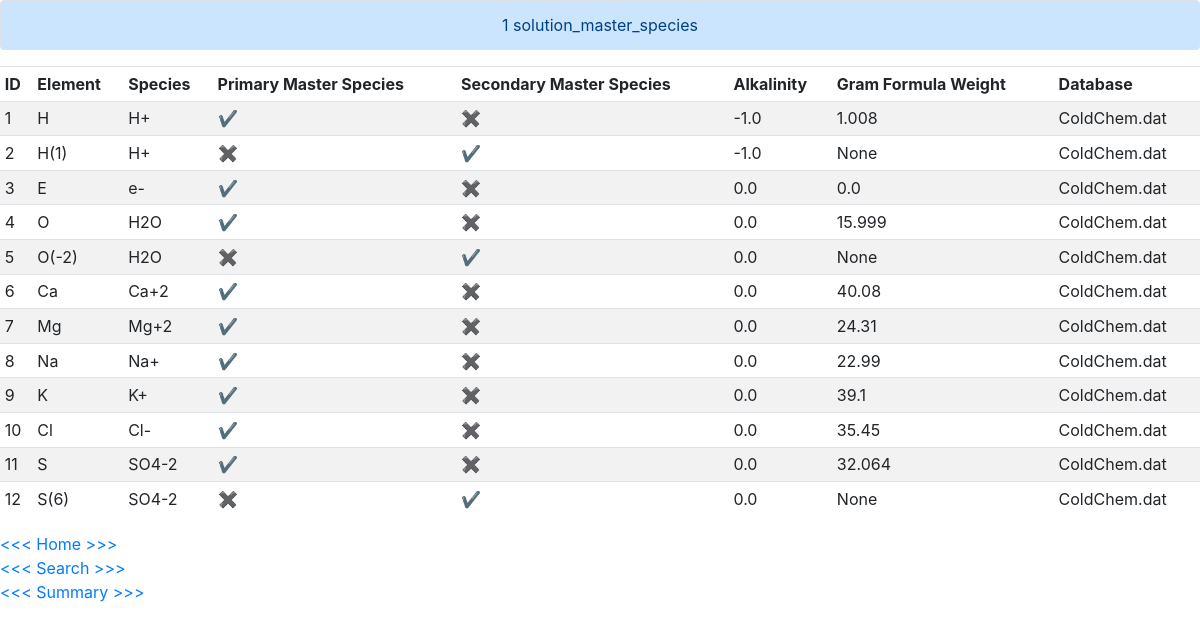
/details?id=1&type=solution_master_species, run on the app's committed database.
### tables this page shows
CREATE TABLE solution_master_species (id INTEGER, element TEXT NOT NULL, master_species TEXT, primary_master_species INTEGER DEFAULT 0, secondary_master_species INTEGER DEFAULT 0, alkalinity REAL, gfw_formula TEXT, element_gfw REAL, db_id INTEGER, PRIMARY KEY(id), FOREIGN KEY(db_id) REFERENCES db_meta(id));

CREATE TABLE db_meta (id INTEGER, name TEXT NOT NULL, solution_master_species INTEGER, solution_species INTEGER, phases INTEGER, PRIMARY KEY(id));

### application.py (the view, shortened to what this page needs)
@app.route("/details")
def details():
    db_id = flask.request.args.get("id")
    search_type = flask.request.args.get("type")
    if search_type == "solution_master_species":
        results = db.execute(
            "SELECT solution_master_species.id AS ID, element AS Element, master_species AS Species, primary_master_species AS 'Primary Master Species', secondary_master_species AS 'Secondary Master Species', alkalinity AS Alkalinity, element_gfw AS 'Gram Formula Weight', db_meta.name AS Database FROM solution_master_species JOIN db_meta ON solution_master_species.db_id = db_meta.id WHERE db_id = ?", db_id)
    elif search_type == "phases":
        results = db.execute(
                    "SELECT phases.id AS ID, phases.name AS Name, defined_phase AS Formula, equation AS Equation, log_k AS 'log K', delta_h AS 'ΔH', delta_h_units AS '(units)', db_meta.name AS Database FROM phases JOIN db_meta ON phases.db_id = db_meta.id WHERE db_id = ?", db_id)
    if search_type == "solution_master_species" or search_type == "solution_species":
        for i in range(len(results)):
            for old, new in [("0", "\u2716"), ("1", "\u2714")]:
                results[i]["Primary Master Species"] = str(results[i]["Primary Master Species"]).replace(old, new)
                results[i]["Secondary Master Species"] = str(results[i]["Secondary Master Species"]).replace(old, new)
    flask.flash(db_id + " " + search_type)
    return flask.render_template("results.html", results=results)

### templates/results.html
{% extends "layout.html" %}
{% block main %}
<div>
    <table class="table table-hover table-sm table-striped">
        <thead>
            {% for key in results[0] %}
                <td>{{ key }}</td>
            {% endfor %}
        </thead>
        <tbody>
            {% for result in results %}
                <tr>
                    {% for key, value in result.items() %}
                        <td>{{ value }}</td>
                    {% endfor %}
                </tr>
            {% endfor %}
        </tbody>
    </table>
</div>
<div>
    <a href="/">&lt;&lt;&lt; Home >>></a>
</div>
<div>
    <a href="/search">&lt;&lt;&lt; Search >>></a>
</div>
<div>
    <a href="/overview">&lt;&lt;&lt; Summary >>></a>
</div>
{% endblock %}

### static/styles.css (style rules this page uses)
thead { font-weight: bold; }

### data on the page
solution_master_species: result "1" "H" "✔" "✖", master_species "H+", alkalinity "-1.0", element_gfw "1.008", name "ColdChem.dat"
solution_master_species: result "2" "✖" "✔" "None", element "H(1)", master_species "H+", alkalinity "-1.0", name "ColdChem.dat"
solution_master_species: result "3" "E" "✔" "✖", master_species "e-", alkalinity "0.0", element_gfw "0.0", name "ColdChem.dat"
solution_master_species: result "4" "O" "✔" "✖", master_species "H2O", alkalinity "0.0", element_gfw "15.999", name "ColdChem.dat"
solution_master_species: result "5" "✖" "✔" "None", element "O(-2)", master_species "H2O", alkalinity "0.0", name "ColdChem.dat"
solution_master_species: result "6" "✔" "✖", element "Ca", master_species "Ca+2", alkalinity "0.0", element_gfw "40.08", name "ColdChem.dat"
solution_master_species: result "7" "✔" "✖", element "Mg", master_species "Mg+2", alkalinity "0.0", element_gfw "24.31", name "ColdChem.dat"
solution_master_species: result "8" "✔" "✖", element "Na", master_species "Na+", alkalinity "0.0", element_gfw "22.99", name "ColdChem.dat"
solution_master_species: result "9" "K" "✔" "✖", master_species "K+", alkalinity "0.0", element_gfw "39.1", name "ColdChem.dat"
solution_master_species: result "10" "✔" "✖", element "Cl", master_species "Cl-", alkalinity "0.0", element_gfw "35.45", name "ColdChem.dat"
solution_master_species: result "11" "S" "✔" "✖", master_species "SO4-2", alkalinity "0.0", element_gfw "32.064", name "ColdChem.dat"
solution_master_species: result "12" "✖" "✔" "None", element "S(6)", master_species "SO4-2", alkalinity "0.0", name "ColdChem.dat"

### other printed values
{{ get_flashed_messages() | join(" ") }} "1 solution_master_species"
{{ key }} "ID" "Element" "Species" "Primary Master Species" "Secondary Master Species" "Alkalinity" "Gram Formula Weight" "Database"
